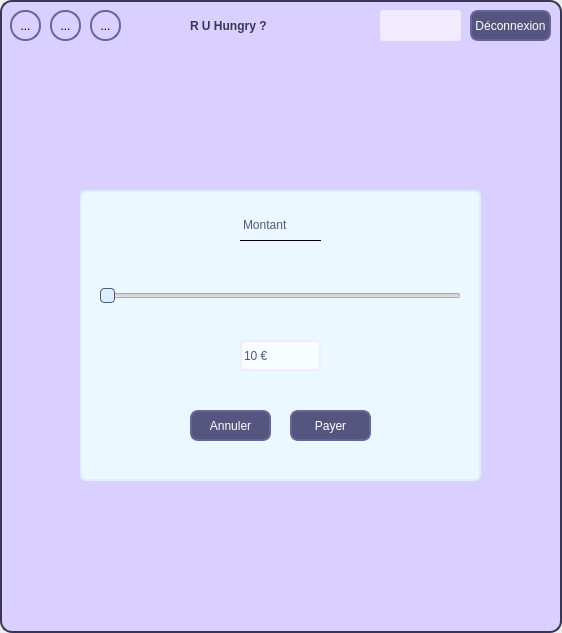
<?xml version="1.0" encoding="UTF-8"?>
<ui version="4.0">
 <class>RechargeWindow</class>
 <widget class="QMainWindow" name="RechargeWindow">
  <property name="geometry">
   <rect>
    <x>0</x>
    <y>0</y>
    <width>562</width>
    <height>633</height>
   </rect>
  </property>
  <property name="windowTitle">
   <string>MainWindow</string>
  </property>
  <property name="styleSheet">
   <string notr="true">#centralwidget {
	background-color: rgb(218, 208, 255);
	border: 2px solid rgb(55, 55, 85);
	border-radius: 12px;
}

#logoLbl {	
	font: 14pt &quot;Ink Free&quot;;
	background-color: transparent;
	color: rgb(55, 55, 85);
	font-weight: bold;
}

QToolButton:hover {
	background-color: rgb(255, 255, 255);
}

QToolButton {
	background-color: rgb(218, 208, 255);
	border: 2px solid rgb(102, 102, 155);
	border-radius: 15px;
}

QPushButton {
	background-color: rgb(85, 85, 127);
	color: rgb(255, 255, 255);
	border: 2px solid rgb(102, 102, 155);
	border-radius: 8px;
	font: 8pt &quot;Arial&quot;;
}

QPushButton:hover {
	background-color: rgb(255, 255, 255);
	color: rgb(102, 102, 155);
}

#rechargeGrpBx {
	background-color: rgb(235, 248, 255);
	border: 2px solid rgb(218, 240, 255);
	border-radius: 6px;
}

QLineEdit {
	background-color: rgb(248, 253, 255);
	border: 2px solid rgb(240, 235, 255);
	border-radius: 3px;
	color: rgb(85, 85, 127);
	qproperty-alignment: AlignCenter;
	font: 8pt &quot;Arial&quot;;
}

QLabel {
	background-color: rgb(240, 235, 255);
	border-radius: 3px;
	color: rgb(85, 85, 127);
	qproperty-alignment: AlignCenter;
	font: 8pt &quot;Arial&quot;;
}

QSlider::handle {
	background-color: rgb(218, 240, 255);
	border: 1px solid rgb(85, 85, 127);
	border-radius: 4px;
}

#amountLbl {
	background-color: transparent;
	border-bottom: 1px solid black;
	border-radius: 0px;
}

QMessageBox {
	background-color: rgb(218, 208, 255);
	border: 2px solid rgb(218, 240, 255);
}

QMessageBox QWidget {
	background-color: transparent;
}

QMessageBox QPushButton {
	background-color: rgb(85, 85, 127);
	color: rgb(255, 255, 255);
	min-width: 70px;
	min-height: 30px;
}</string>
  </property>
  <widget class="QWidget" name="centralwidget">
   <widget class="QGroupBox" name="rechargeGrpBx">
    <property name="geometry">
     <rect>
      <x>80</x>
      <y>190</y>
      <width>401</width>
      <height>291</height>
     </rect>
    </property>
    <property name="title">
     <string/>
    </property>
    <widget class="QPushButton" name="payBtn">
     <property name="geometry">
      <rect>
       <x>210</x>
       <y>220</y>
       <width>81</width>
       <height>31</height>
      </rect>
     </property>
     <property name="text">
      <string>Payer</string>
     </property>
    </widget>
    <widget class="QLineEdit" name="amountTxt">
     <property name="enabled">
      <bool>false</bool>
     </property>
     <property name="geometry">
      <rect>
       <x>160</x>
       <y>150</y>
       <width>81</width>
       <height>31</height>
      </rect>
     </property>
     <property name="text">
      <string>10 €</string>
     </property>
    </widget>
    <widget class="QSlider" name="rechargeSlider">
     <property name="geometry">
      <rect>
       <x>20</x>
       <y>90</y>
       <width>361</width>
       <height>31</height>
      </rect>
     </property>
     <property name="minimum">
      <number>10</number>
     </property>
     <property name="maximum">
      <number>100</number>
     </property>
     <property name="singleStep">
      <number>5</number>
     </property>
     <property name="orientation">
      <enum>Qt::Horizontal</enum>
     </property>
    </widget>
    <widget class="QLabel" name="amountLbl">
     <property name="geometry">
      <rect>
       <x>160</x>
       <y>20</y>
       <width>81</width>
       <height>31</height>
      </rect>
     </property>
     <property name="text">
      <string>Montant</string>
     </property>
    </widget>
    <widget class="QPushButton" name="cancelBtn">
     <property name="geometry">
      <rect>
       <x>110</x>
       <y>220</y>
       <width>81</width>
       <height>31</height>
      </rect>
     </property>
     <property name="text">
      <string>Annuler</string>
     </property>
    </widget>
   </widget>
   <widget class="QToolButton" name="homeBtn">
    <property name="geometry">
     <rect>
      <x>10</x>
      <y>10</y>
      <width>31</width>
      <height>31</height>
     </rect>
    </property>
    <property name="styleSheet">
     <string notr="true"/>
    </property>
    <property name="text">
     <string>...</string>
    </property>
    <property name="icon">
     <iconset resource="resources.qrc">
      <normaloff>:/icons/home.png</normaloff>:/icons/home.png</iconset>
    </property>
   </widget>
   <widget class="QToolButton" name="bannedBtn">
    <property name="geometry">
     <rect>
      <x>90</x>
      <y>10</y>
      <width>31</width>
      <height>31</height>
     </rect>
    </property>
    <property name="styleSheet">
     <string notr="true"/>
    </property>
    <property name="text">
     <string>...</string>
    </property>
    <property name="icon">
     <iconset resource="resources.qrc">
      <normaloff>:/icons/banned.png</normaloff>:/icons/banned.png</iconset>
    </property>
   </widget>
   <widget class="QToolButton" name="favoritesBtn">
    <property name="geometry">
     <rect>
      <x>50</x>
      <y>10</y>
      <width>31</width>
      <height>31</height>
     </rect>
    </property>
    <property name="styleSheet">
     <string notr="true"/>
    </property>
    <property name="text">
     <string>...</string>
    </property>
    <property name="icon">
     <iconset resource="resources.qrc">
      <normaloff>:/icons/heart.png</normaloff>:/icons/heart.png</iconset>
    </property>
   </widget>
   <widget class="QLabel" name="usernameLbl">
    <property name="geometry">
     <rect>
      <x>380</x>
      <y>10</y>
      <width>81</width>
      <height>31</height>
     </rect>
    </property>
    <property name="text">
     <string>&lt;username&gt;</string>
    </property>
   </widget>
   <widget class="QPushButton" name="logoutBtn">
    <property name="geometry">
     <rect>
      <x>470</x>
      <y>10</y>
      <width>81</width>
      <height>31</height>
     </rect>
    </property>
    <property name="tabletTracking">
     <bool>false</bool>
    </property>
    <property name="styleSheet">
     <string notr="true"/>
    </property>
    <property name="text">
     <string>Déconnexion</string>
    </property>
   </widget>
   <widget class="QLabel" name="logoLbl">
    <property name="geometry">
     <rect>
      <x>190</x>
      <y>10</y>
      <width>181</width>
      <height>31</height>
     </rect>
    </property>
    <property name="text">
     <string>R U Hungry ?</string>
    </property>
   </widget>
  </widget>
 </widget>
 <resources>
  <include location="resources.qrc"/>
 </resources>
 <connections/>
</ui>
